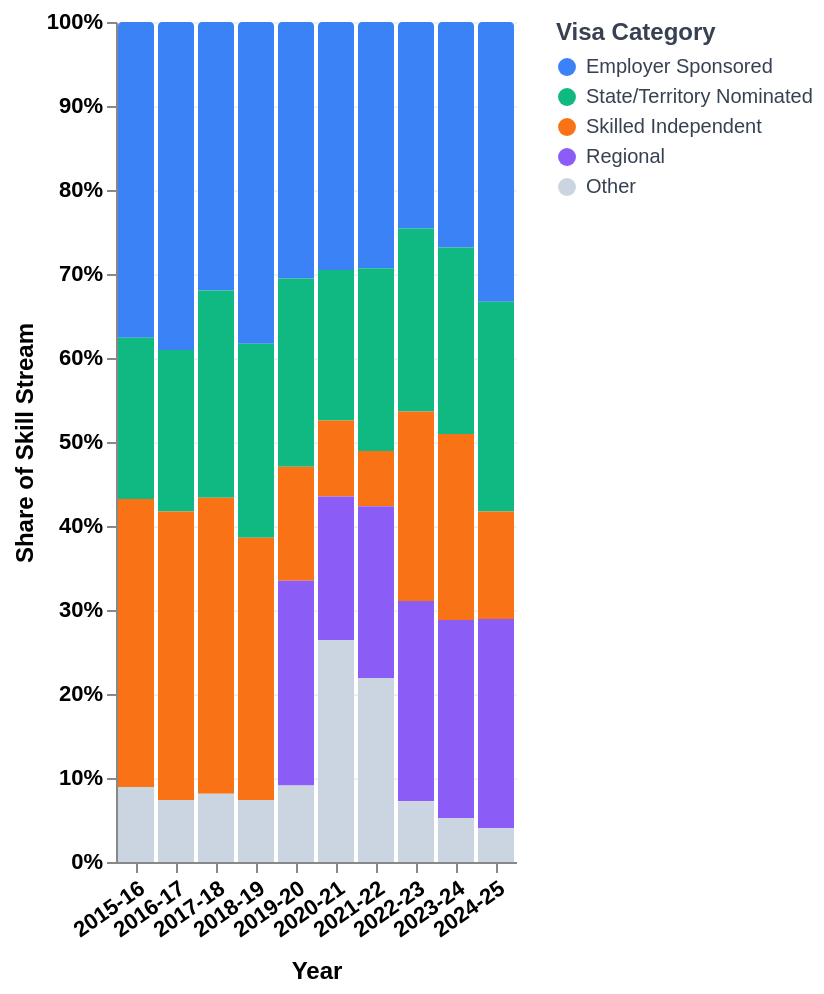

The specification (Vega-Lite) saved for this image:
### Vega-Lite specification from a JSON file in a GitHub repository (floating-point values rounded to 4 significant figures)
{"$schema": "https://vega.github.io/schema/vega-lite/v5.json", "width": "container", "height": 420, "background": "#ffffff", "config": {"view": {"stroke": null}}, "data": {"values": [{"year": "2015-16", "category": "Employer Sponsored", "visas": 48250}, {"year": "2015-16", "category": "State/Territory Nominated", "visas": 24650}, {"year": "2015-16", "category": "Skilled Independent", "visas": 43994}, {"year": "2015-16", "category": "Regional", "visas": 0}, {"year": "2015-16", "category": "Other", "visas": 11456}, {"year": "2016-17", "category": "Employer Sponsored", "visas": 48250}, {"year": "2016-17", "category": "State/Territory Nominated", "visas": 23765}, {"year": "2016-17", "category": "Skilled Independent", "visas": 42422}, {"year": "2016-17", "category": "Regional", "visas": 0}, {"year": "2016-17", "category": "Other", "visas": 9130}, {"year": "2017-18", "category": "Employer Sponsored", "visas": 35528}, {"year": "2017-18", "category": "State/Territory Nominated", "visas": 27400}, {"year": "2017-18", "category": "Skilled Independent", "visas": 39137}, {"year": "2017-18", "category": "Regional", "visas": 0}, {"year": "2017-18", "category": "Other", "visas": 9034}, {"year": "2018-19", "category": "Employer Sponsored", "visas": 42012}, {"year": "2018-19", "category": "State/Territory Nominated", "visas": 25346}, {"year": "2018-19", "category": "Skilled Independent", "visas": 34247}, {"year": "2018-19", "category": "Regional", "visas": 0}, {"year": "2018-19", "category": "Other", "visas": 8108}, {"year": "2019-20", "category": "Employer Sponsored", "visas": 29261}, {"year": "2019-20", "category": "State/Territory Nominated", "visas": 21495}, {"year": "2019-20", "category": "Skilled Independent", "visas": 12986}, {"year": "2019-20", "category": "Regional", "visas": 23372}, {"year": "2019-20", "category": "Other", "visas": 8729}, {"year": "2020-21", "category": "Employer Sponsored", "visas": 23503}, {"year": "2020-21", "category": "State/Territory Nominated", "visas": 14268}, {"year": "2020-21", "category": "Skilled Independent", "visas": 7213}, {"year": "2020-21", "category": "Regional", "visas": 13585}, {"year": "2020-21", "category": "Other", "visas": 21051}, {"year": "2021-22", "category": "Employer Sponsored", "visas": 26103}, {"year": "2021-22", "category": "State/Territory Nominated", "visas": 19376}, {"year": "2021-22", "category": "Skilled Independent", "visas": 5864}, {"year": "2021-22", "category": "Regional", "visas": 18223}, {"year": "2021-22", "category": "Other", "visas": 19497}, {"year": "2022-23", "category": "Employer Sponsored", "visas": 35000}, {"year": "2022-23", "category": "State/Territory Nominated", "visas": 31000}, {"year": "2022-23", "category": "Skilled Independent", "visas": 32100}, {"year": "2022-23", "category": "Regional", "visas": 33944}, {"year": "2022-23", "category": "Other", "visas": 10300}, {"year": "2023-24", "category": "Employer Sponsored", "visas": 36825}, {"year": "2023-24", "category": "State/Territory Nominated", "visas": 30400}, {"year": "2023-24", "category": "Skilled Independent", "visas": 30375}, {"year": "2023-24", "category": "Regional", "visas": 32300}, {"year": "2023-24", "category": "Other", "visas": 7200}, {"year": "2024-25", "category": "Employer Sponsored", "visas": 44000}, {"year": "2024-25", "category": "State/Territory Nominated", "visas": 33000}, {"year": "2024-25", "category": "Skilled Independent", "visas": 16900}, {"year": "2024-25", "category": "Regional", "visas": 32948}, {"year": "2024-25", "category": "Other", "visas": 5300}]}, "mark": {"type": "bar", "cornerRadiusTopLeft": 2, "cornerRadiusTopRight": 2}, "encoding": {"x": {"field": "year", "type": "ordinal", "axis": {"labelAngle": -35, "title": "Year", "titleFontWeight": "bold", "titleFontSize": 12, "titlePadding": 10, "labelFontWeight": "bold", "labelFontSize": 11}}, "y": {"field": "visas", "type": "quantitative", "stack": "normalize", "axis": {"title": "Share of Skill Stream", "titleFontWeight": "bold", "titleFontSize": 12, "labelFontWeight": "bold", "labelFontSize": 11, "format": "%", "gridColor": "#f0f0f0"}}, "color": {"field": "category", "type": "nominal", "scale": {"domain": ["Employer Sponsored", "State/Territory Nominated", "Skilled Independent", "Regional", "Other"], "range": ["#3b82f6", "#10b981", "#f97316", "#8b5cf6", "#cbd5e1"]}, "legend": {"title": "Visa Category", "orient": "right", "symbolType": "circle", "symbolSize": 80, "labelFontSize": 10, "titleFontSize": 12, "titleFontWeight": "bold", "labelColor": "#374151", "titleColor": "#374151", "rowPadding": 4, "offset": 20}}, "tooltip": [{"field": "year", "title": "Year"}, {"field": "category", "title": "Category"}, {"field": "visas", "title": "Visas Granted", "format": ","}]}}
